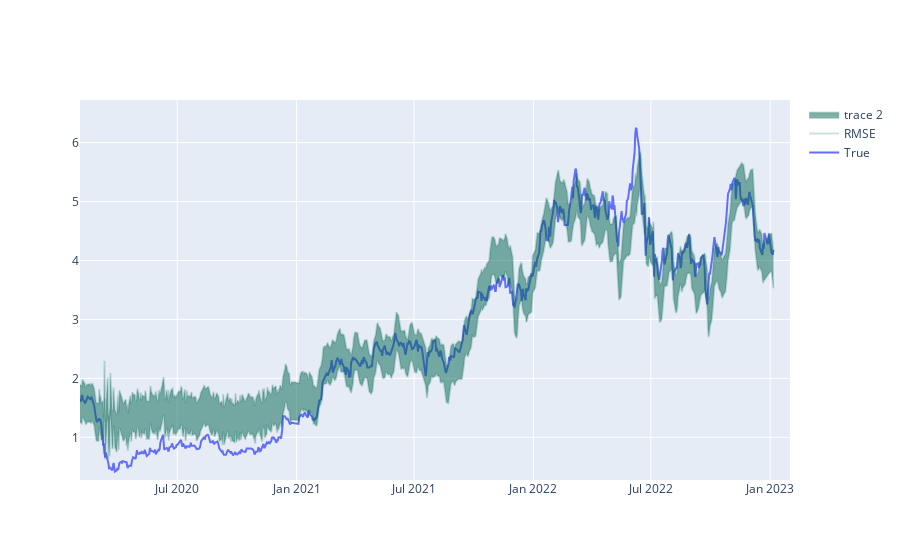

Notebook code cell kept with this figure:
### Code cell
#plot TVE predictions and close in a plotly graph
import plotly.graph_objects as go

fig = go.Figure()

fig.add_trace(go.Scatter(x=TVE.index, y=TVE['Close'],
                    mode='lines',
                    name='True'))
                    
# fig.add_trace(go.Scatter(x=TVE.index, y=TVE['Predictions'],
#                     mode='lines',
#                     name='Predictions'))

# draw a shaded area between two lines: Prediction + RMSE and Prediction - RMSE. RMSE = 0.319075
fig.add_trace(go.Scatter(x=TVE.index, y=TVE['Predictions'] + 0.319075, fill=None, mode='lines', line_color='rgba(0,100,80,0.2)', name='RMSE'))
fig.add_trace(go.Scatter(x=TVE.index, y=TVE['Predictions'] - 0.319075, fill='tonexty', mode='lines', line_color='rgba(0,100,80,0.2)'))

fig.show()

### Figure 1 — Plotly figure (JSON) as saved in the notebook; plotly's stock layout.template omitted (floating-point values rounded to 4 significant figures; data arrays with more than 128 entries replaced by an {"elided": "..."} marker saying what was removed)
{"data": [{"mode": "lines", "name": "True", "type": "scatter", "x": {"elided": "3734 str values"}, "y": {"elided": "3734 float values"}}, {"line": {"color": "rgba(0,100,80,0.2)"}, "mode": "lines", "name": "RMSE", "type": "scatter", "x": {"elided": "3734 str values"}, "y": {"elided": "3734 float values"}}, {"fill": "tonexty", "line": {"color": "rgba(0,100,80,0.2)"}, "mode": "lines", "type": "scatter", "x": {"elided": "3734 str values"}, "y": {"elided": "3734 float values"}}], "layout": {"autosize": true, "dragmode": "pan", "xaxis": {"autorange": false, "range": ["2020-02-02 05:05:57.5444", "2023-01-31 11:48:11.6226"], "type": "date"}, "yaxis": {"autorange": false, "range": [0.2754, 6.723], "type": "linear"}}}
